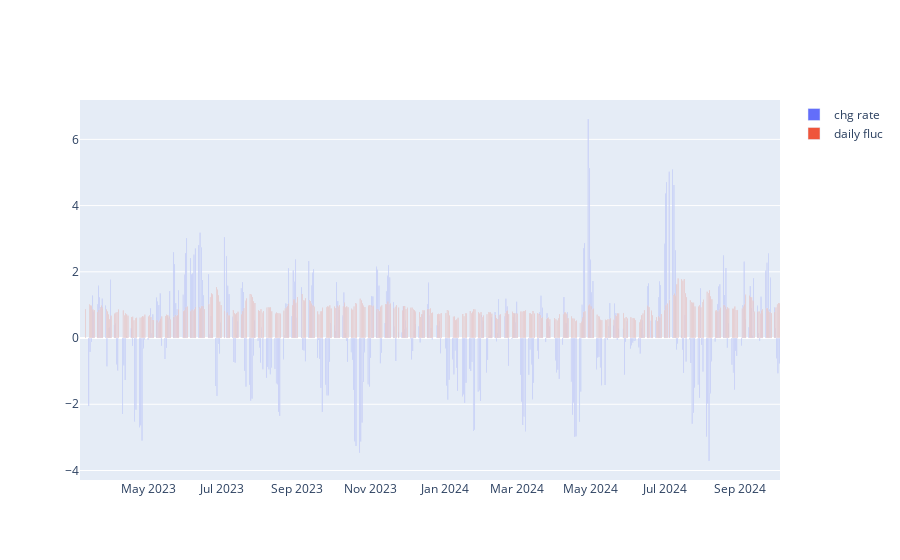

Notebook code cell kept with this figure:
### Code cell
data['chg rate'] = data['Close'].pct_change().rolling(5).mean() * 100
data['daily fluc'] = (data['High'] - data['Low']).rolling(5).mean() * 0.1

short = go.Bar(x=data.index, y=data[f'chg rate'], name=f'chg rate')
long = go.Bar(x=data.index, y=data[f'daily fluc'], name=f'daily fluc')

fig = go.Figure()
fig.add_trace(short)
fig.add_trace(long)
fig.show()

### Figure 1 — Plotly figure (JSON) as saved in the notebook; plotly's stock layout.template omitted (floating-point values rounded to 4 significant figures; data arrays with more than 128 entries replaced by an {"elided": "..."} marker saying what was removed)
{"data": [{"name": "chg rate", "type": "bar", "x": {"elided": "400 str values"}, "y": {"elided": "400 float values"}}, {"name": "daily fluc", "type": "bar", "x": {"elided": "400 str values"}, "y": {"elided": "400 float values"}}], "layout": {}}
